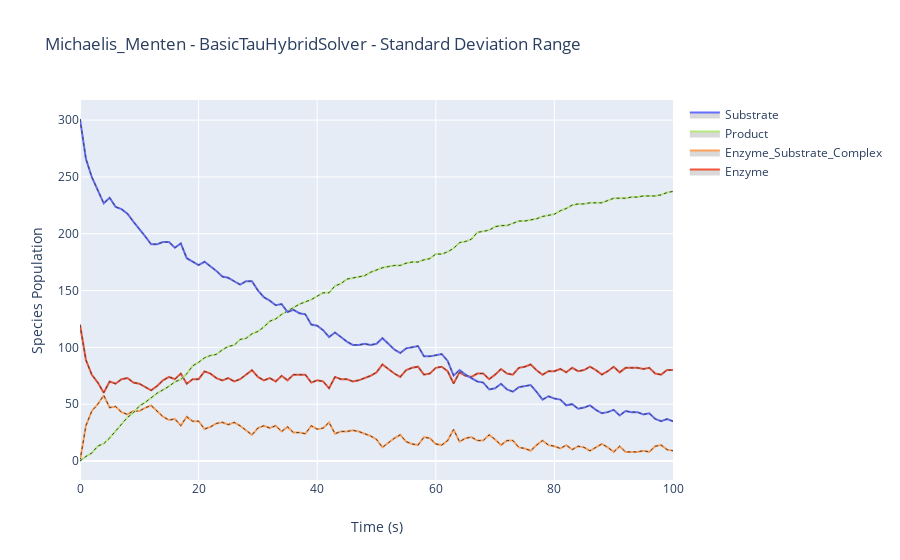

Write notebook code for a chart like this one.
### Code cell
results_many_trajectories.plotplotly_std_dev_range()
